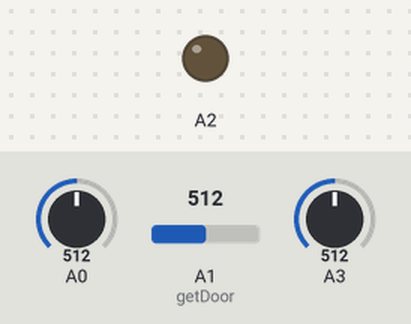
Simulated run of this sketch. Board: Arduino Uno, built with avr-gcc and run on an emulated ATmega328P. On the bench: output pins drawn as LEDs (lit = HIGH). Dashed ring = blinking. The inputs (shaded band) are chosen by the test bench; at power-on: A3 = 512, A0 = 512, A1 (getDoor) = 512. WiFi joins after 1.5 s; servers stay silent unless stated.

Above: at 1.2 s.
1.3 s: A3 set to 1013
2.8 s: A3 set to 1023
At 3.05 s:
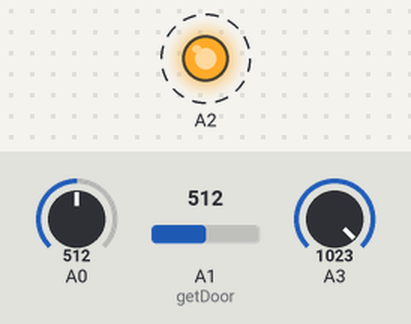
Timing chart, 0 to 11.8 s (numbered marks = the images above; inputs shaded):
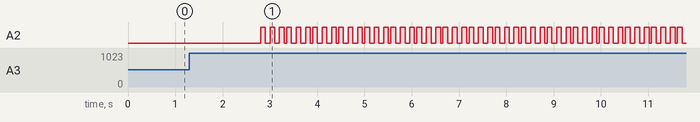

Measured:
- the behaviour switches between 1022 and 1023 on A3 (found by bisection; images 0 and 1)
- after the input at 1.3 s, every drawn part: stays the same
- after the input at 2.8 s, A2: alternates HIGH for 0.10 s and LOW for 0.10 s, starting at once

The sketch:

Ardrinko.ino
```cpp
#include <SPI.h>
#include <Ethernet.h>
#include <EthernetUdp.h>
#include <stdint.h>

// Pin layout:
//  A0: Temperature reading (from TMP36 probe)
//  A1: Photo resistor (SEN-09088)
//  A2: LED
//  A3: Button

byte mac[] = { 0x90, 0xA2, 0xDA, 0x0E, 0xB8, 0x93 };
IPAddress ip(10, 5, 0, 10);
IPAddress remote_ip(10, 5, 0, 1);
EthernetUDP Udp;

void setup() {
  Serial.begin(9600);
  Ethernet.begin(mac, ip);
  Udp.begin(54369);
  analogWrite(A2, 0);
}

void loop() {
  int32_t temp = getTemp();
  int32_t door = getDoor();
  Udp.beginPacket(remote_ip, 54369);
  Udp.write((uint8_t*)&temp, sizeof(int32_t));
  Udp.write((uint8_t*)&temp, sizeof(int32_t));
  Udp.write((uint8_t*)&temp, sizeof(int32_t));
  Udp.write((uint8_t*)&temp, sizeof(int32_t));
  Udp.write((uint8_t*)&door, sizeof(int32_t));
  Udp.endPacket();

  if (analogRead(A3) == 1023) {
    analogWrite(A2, 255);
    delay(100);
    analogWrite(A2, 0);
    delay(100);
    analogWrite(A2, 255);
    delay(100);
    analogWrite(A2, 0);
    delay(100);
    analogWrite(A2, 255);
    delay(100);
    analogWrite(A2, 0);
  } else {
    analogWrite(A2, 0);
  }

  delay(50);
}

float readVoltage(int pin) {
  return analogRead(pin) * (5.0 / 1023.0);
}

int32_t getTemp() {
  float voltage = readVoltage(A0);
  // 0.75V at 25 deg Celcius, 0.01V change per deg Celcius
  float temp = (100 * voltage) - 75;
  return (int32_t)(temp * 100);
}

int32_t getDoor() {
  return (int32_t)analogRead(A1) > 700;
}
```
